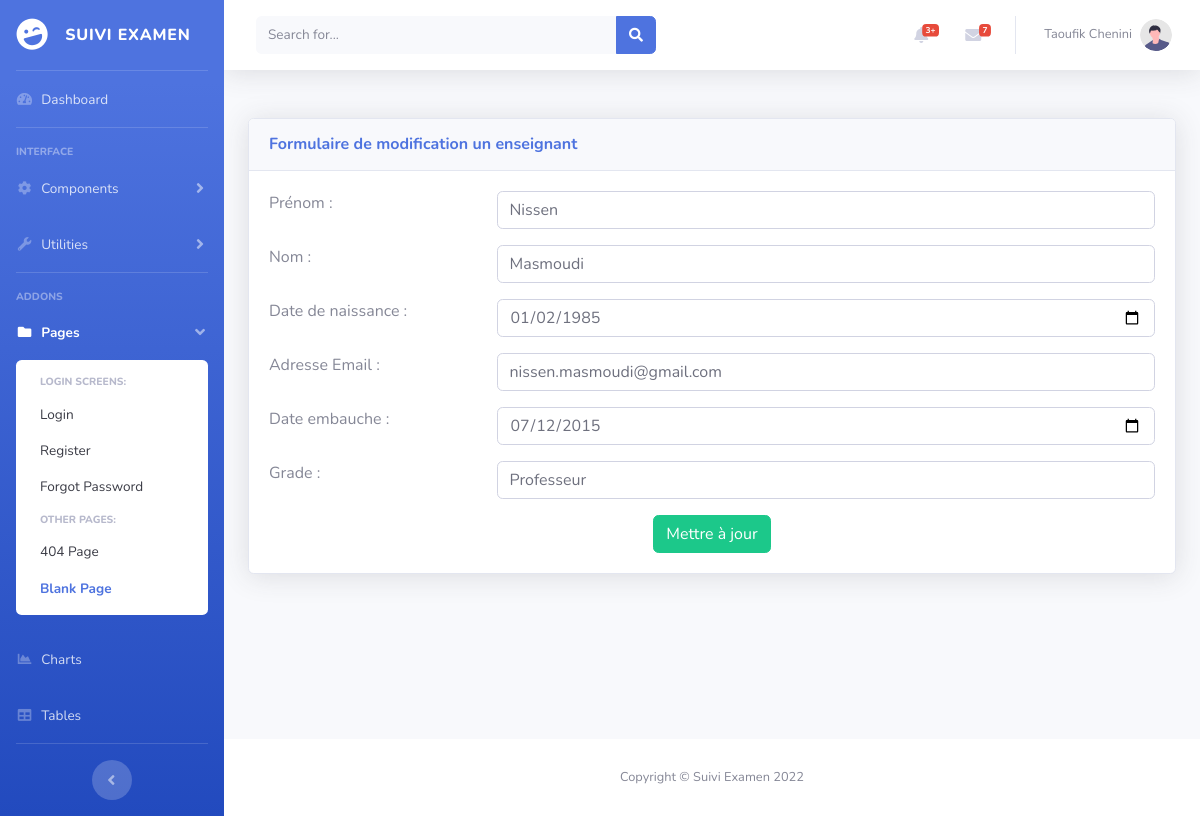
Page /admin/edit_teacher.php?id_row=1 on the committed database.
### tables this page shows
CREATE TABLE `enseignant` (
  `numEns` int(11) NOT NULL,
  `nom` varchar(50) NOT NULL,
  `prenom` varchar(50) NOT NULL,
  `dateNaissance` date NOT NULL,
  `photo` varchar(150) NOT NULL,
  `adresseMail` varchar(100) NOT NULL,
  `dateEmbauche` date NOT NULL,
  `grade` varchar(100) NOT NULL,
  `password` varchar(100) NOT NULL
);

### admin/edit_teacher.php (the view, shortened to what this page needs)
<?php
include('includes/header.php');
include('includes/navbar.php');
include('config/dbconn.php');
?>
 <div class="container-fluid">
    <div class="card shadow mb-4">
        <div class="card-header py-3">
            <h6 class="m-0 font-weight-bold text-primary">Formulaire de modification un enseignant</h6>
        </div>
        <div class="card-body">
        <?php
                $id = $_GET['id_row'];
                $query="SELECT * from enseignant WHERE numEns='".$id."'";
                $result = mysqli_query($con, $query) or die ( mysqli_error());
                $row = mysqli_fetch_assoc($result);
                if ($row) {
                ?>
        <form id="edit" action="update_teacher.php?id_row=<?php echo $id ; ?>" method="post">
            <div class="mb-3 row">
              <label for="firstname" class="col-md-3 form-label">Prénom : </label>
              <div class="col-md-9">
                <input type="text" class="form-control" id="firstname" name="firstname" value="<?php echo $row['prenom']; ?>" required>
              </div>
            </div>
            <div class="mb-3 row">
              <label for="lastname" class="col-md-3 form-label">Nom : </label>
              <div class="col-md-9">
                <input type="text" class="form-control" id="lastname" name="lastname" value="<?php echo $row['nom']; ?>" required>
              </div>
            </div>
            <div class="mb-3 row">
              <label for="birthday" class="col-md-3 form-label">Date de naissance : </label>
              <div class="col-md-9">
                <input type="date" class="form-control" id="birthday" name="birthday" value="<?php echo $row['dateNaissance']; ?>" min="1950-01-01" max="<?= date('Y-m-d'); ?>">
              </div>
            </div>
            <div class="mb-3 row">
              <label for="email" class="col-md-3 form-label">Adresse Email : </label>
              <div class="col-md-9">
                <input type="email" class="form-control" id="email" name="email" value="<?php echo $row['adresseMail']; ?>" required>
              </div>
            </div>
            <div class="mb-3 row">
              <label for="date_embauche" class="col-md-3 form-label">Date embauche : </label>
              <div class="col-md-9">
                <input type="date" class="form-control" id="date_embauche" value="<?php echo $row['dateEmbauche']; ?>" name="date_embauche" min="1975-01-01" max="<?= date('Y-m-d'); ?>" required>
              </div>
            </div>
            <div class="mb-3 row">
              <label for="grade" class="col-md-3 form-label">Grade : </label>
              <div class="col-md-9">
                <input type="text" class="form-control" id="grade" name="grade" required value="<?php echo $row['grade']; ?>">
              </div>
            </div>
            <div class="text-center">
              <button type="submit" class="btn btn-success">Mettre à jour</button>
            </div>
          </form>
          <?php } else{
              echo "page introuvable";
          }             ?>
        </div>
    </div>
</div>
<?php
include('includes/footer.php');
include('includes/scripts.php');
?>

### rows in the picture
enseignant: firstname "Nissen", lastname "Masmoudi", birthday "01/02/1985", email "nissen.masmoudi@gmail.com", date_embauche "07/12/2015", grade "Professeur"
